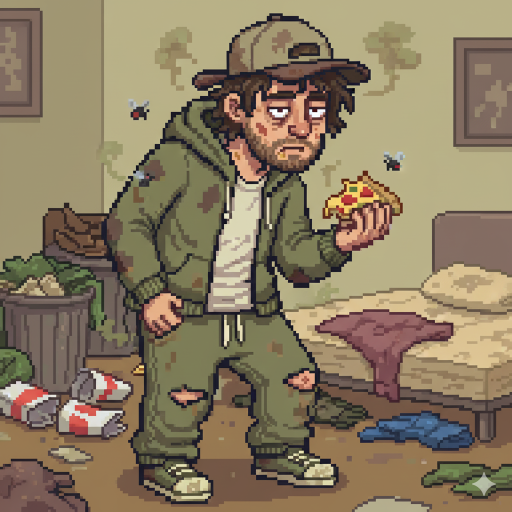
#> input picture Jeu Final/src/assets/images/characters/image1.png, 1024 x 1024 px, given in place of fond-de-papier-grunge.jpg, which was not available (shown at 1/2 size)
$ python -i ui_widgets.py   (imports and definitions only)
#> lines starting #> are read from the running program, lines starting #| are printed output that depends on the picture; pictures that were not available may be replaced by others from this repository, and a replacement may not be noted
# src/pages/ui_widgets.py

from PIL import Image, ImageTk

# Chemins de base vers les assets images
ASSETS_PATH = "assets/images/"


def charger_assets():
    """Charge toutes les images nécessaires pour l'interface Tkinter."""

    assets = {}

    # --- Fonds d'écran (Backgrounds) ---
    assets["bg_img"] = ImageTk.PhotoImage(
        Image.open(ASSETS_PATH + "backgrounds/fond-de-papier-grunge.jpg").resize((450, 700), Image.LANCZOS))
    assets["bg_img2"] = ImageTk.PhotoImage(
        Image.open(ASSETS_PATH + "backgrounds/fond3.png").resize((450, 700), Image.LANCZOS))
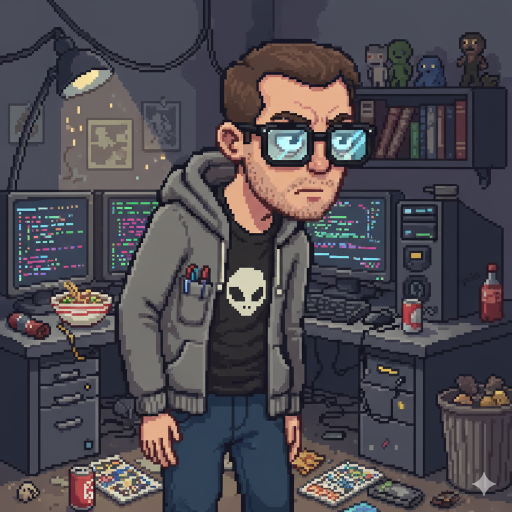
#> input picture Jeu Final/src/assets/images/characters/image2.png, 1024 x 1024 px, given in place of fond3.png, which was not available (shown at 1/2 size)
    assets["bg_img3"] = ImageTk.PhotoImage(
        Image.open(ASSETS_PATH + "backgrounds/fondvertfond.png").resize((450, 700), Image.LANCZOS))

    # --- Personnages (Characters/Races) ---
    assets["img1_repugnant"] = ImageTk.PhotoImage(
        Image.open(ASSETS_PATH + "characters/image1.png").resize((100, 100), Image.LANCZOS))
    assets["img2_gamer"] = ImageTk.PhotoImage(
        Image.open(ASSETS_PATH + "characters/image2.png").resize((100, 100), Image.LANCZOS))
    assets["img3_poidslourd"] = ImageTk.PhotoImage(
        Image.open(ASSETS_PATH + "characters/image3.png").resize((100, 100), Image.LANCZOS))
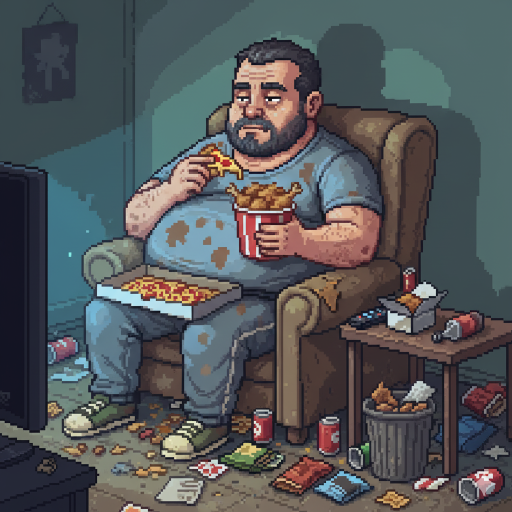
#> input picture Jeu Final/src/assets/images/characters/image3.png, 1024 x 1024 px, found by its file name (shown at 1/2 size)

    # --- Métiers ---
    assets["img4_purificateur"] = ImageTk.PhotoImage(
        Image.open(ASSETS_PATH + "metiers/purificateur.png").resize((100, 100), Image.LANCZOS))
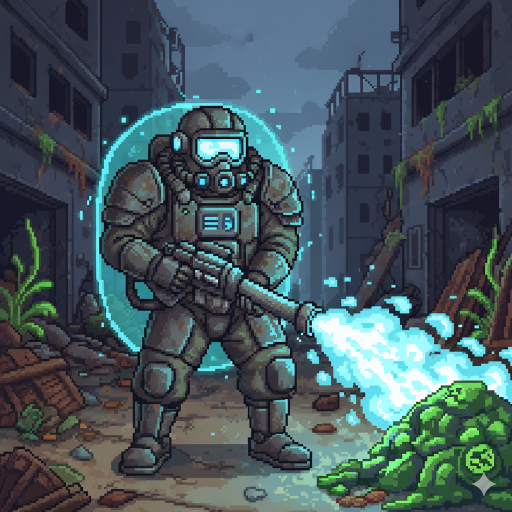
#> input picture Jeu Final/src/assets/images/metiers/purificateur.png, 1024 x 1024 px, found by its file name (shown at 1/2 size)
    assets["img5_negociateur"] = ImageTk.PhotoImage(
        Image.open(ASSETS_PATH + "metiers/negociateur.png").resize((100, 100), Image.LANCZOS))
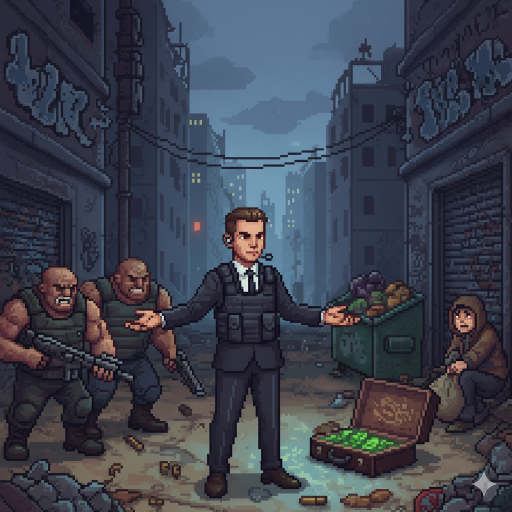
#> input picture Jeu Final/src/assets/images/metiers/negociateur.png, 1024 x 1024 px, found by its file name (shown at 1/2 size)
    assets["img6_mastodonte"] = ImageTk.PhotoImage(
        Image.open(ASSETS_PATH + "metiers/mastodonte.png").resize((100, 100), Image.LANCZOS))
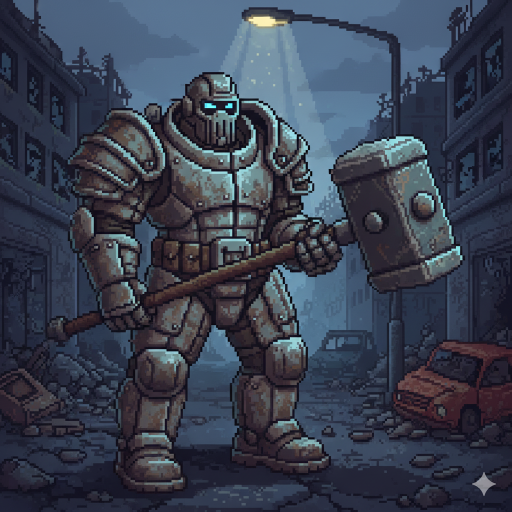
#> input picture Jeu Final/src/assets/images/metiers/mastodonte.png, 1024 x 1024 px, found by its file name (shown at 1/2 size)

    # --- Compétences Race Répugnant ---
    assets["comp_repugnant_1"] = ImageTk.PhotoImage(
#> (the run stopped early here; a loop or call above may not have finished)
